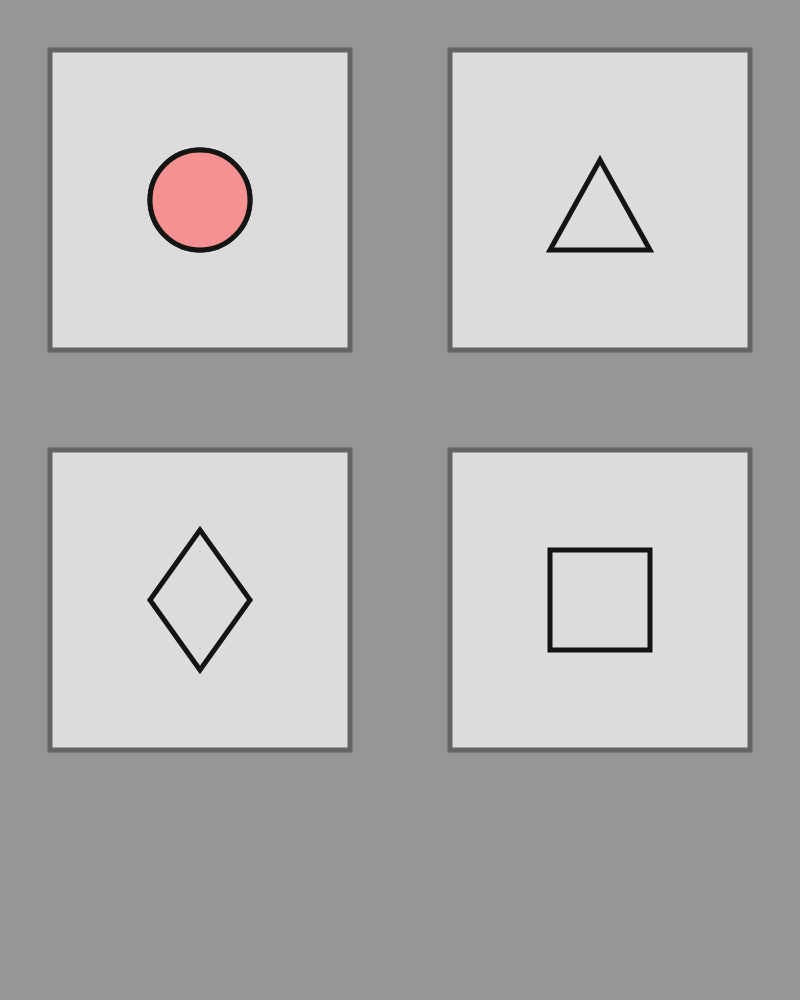
Frame 1 (no input)
Frame 60 (no input): identical to frame 1, image omitted
Frame 120 (the mouse pressed at the canvas centre since frame 60): identical to frame 1, image omitted

The p5.js sketch that drew this single still picture (run headless with seeded random() and noise() and a simulated clock; from frame 60 on, the mouse is pressed at the canvas centre):

// p5.js sketch
// ── sketch.js
//CLASES FIGURAS MARCOS

class Circulito{

constructor (x,y,tam){
this.x =x;
this.y =y;
this.tam =tam;

}
 
pintar(){
circle(this.x, this.y, this.tam);
}
}

class Triangulito{

  constructor (x,y,x1,y1,x2,y2){
  this.x =x;
  this.y =y;
  this.x1 =x1;
  this.y1 =y1;
  this.x2 =x2;
  this.y2 =y2;
  
  
  }
   
  pintar(){
  //fill(167,145,200);
  triangle(this.x, this.y,this.x1, this.y1,this.x2, this.y2);
  }
  }

  class Rombito{

    constructor (x,y,x1,y1,x2,y2,x3,y3){
    this.x =x;
    this.y =y;
    this.x1 =x1;
    this.y1 =y1;
    this.x2 =x2;
    this.y2 =y2;
    this.x3 =x3;
    this.y3 =y3;
    
    
    }
     
    pintar(){
    //fill(167,145,200);
    quad(this.x, this.y,this.x1, this.y1,this.x2, this.y2,this.x3, this.y3);
    }
    }

    class Cuadradito{

      constructor (x,y,tam){
      this.x =x;
      this.y =y;
      this.tam =tam;
      
      
      }
       
      pintar(){
      //fill(167,145,200);
      rectMode(CENTER);
      rect(this.x, this.y,this.tam);
      }
      }

      //CLASES FIGURAS COLOR

class CirculitoColor{

  constructor (x,y,tam){
  this.x =x;
  this.y =y;
  this.tam =tam;
  
  }
   
  pintar(){
  circle(this.x, this.y, this.tam);
  }
  }
  
  class TriangulitoColor{
  
    constructor (x,y,x1,y1,x2,y2){
    this.x =x;
    this.y =y;
    this.x1 =x1;
    this.y1 =y1;
    this.x2 =x2;
    this.y2 =y2;
    
    
    }
     
    pintar(){
    //fill(167,145,200);
    triangle(this.x, this.y,this.x1, this.y1,this.x2, this.y2);
    }
    }
  
    class RombitoColor{
  
      constructor (x,y,x1,y1,x2,y2,x3,y3){
      this.x =x;
      this.y =y;
      this.x1 =x1;
      this.y1 =y1;
      this.x2 =x2;
      this.y2 =y2;
      this.x3 =x3;
      this.y3 =y3;
      
      
      }
       
      pintar(){
      //fill(167,145,200);
      quad(this.x, this.y,this.x1, this.y1,this.x2, this.y2,this.x3, this.y3);
      }
      }
  
      class CuadraditoColor{
  
        constructor (x,y,tam){
        this.x =x;
        this.y =y;
        this.tam =tam;
        
        
        }
         
        pintar(){
        //fill(167,145,200);
        rectMode(CENTER);
        rect(this.x, this.y,this.tam);
        }
        }

let miTriangulito;
let miCirculito;
let miRombito;
let miCuadradito;

let miTriangulitoColor;
let miCirculitoColor;
let miRombitoColor;
let miCuadraditoColor;

function setup() {
  createCanvas(800,1000);

   //Figuritas Marco
  miCirculito = new Circulito(200,200,100);
  miTriangulito = new Triangulito (550,250,650,250,600,160);
  miRombito = new Rombito (200,670,150,600,200,530,250,600);
  miCuadradito = new Cuadradito (600,600,100,100);

//Figuritas Color
  miCirculitoColor =new CirculitoColor(200,850,100);
  miTriangulitoColor = new TriangulitoColor (550,250,650,250,600,160);
  miRombitoColor = new RombitoColor (200,670,150,600,200,530,250,600);
  miCuadraditoColor = new CuadraditoColor (600,600,200,200);

  
}


function draw() {
background(150);

//Figuritas Marco

//Circulito

stroke(100);
strokeWeight(5);
fill(220);
rectMode(CENTER);
rect(200,200,300,300);
stroke(20);
fill(220);
miCirculito.pintar();

//Triangulito
stroke(100);
strokeWeight(5);
fill(220);
  rectMode(CENTER);
  rect(600,200,300,300);
  stroke(20);
  fill(220);
  miTriangulito.pintar();

  //Rombito
  stroke(100);
strokeWeight(5);
fill(220);
  rectMode(CENTER);
  rect(200,600,300,300);
  stroke(20);
  miRombito.pintar();

 
  //Cuadradito
  stroke(100);
strokeWeight(5);
fill(220);
  rectMode(CENTER);
  rect(600,600,300,300);
  stroke(20);
  miCuadradito.pintar();


 
  // Figuritas Color

//Circulito
fill(245,145,145); 
miCirculito.pintar();
  
}






//let correcto = true;


//if dist()
//if este pertenece a Triangulito && Triangulito {correcto =true
//else{correcto =false
